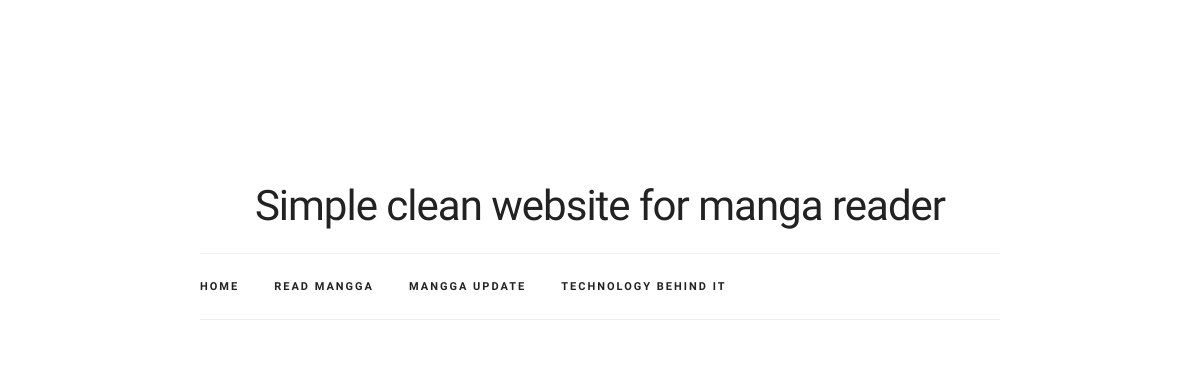
The app's page /mangareader/, older data.
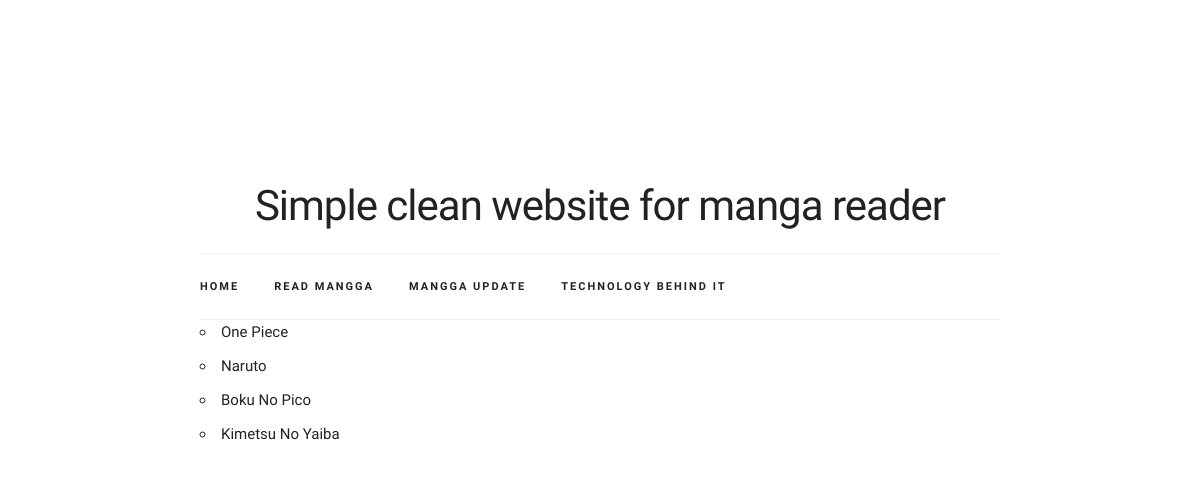
The same page, newer data.
### mangareader/models.py (models this page shows, shortened)
class MangaList(models.Model):
    title = models.CharField(max_length=200)
    author = models.ForeignKey(
        'auth.User',
        on_delete=models.CASCADE,
        )
    body = models.TextField()

### mangareader/views.py (the view)
# urls.py: path('', MangaReaderView.as_view(), name='mangareader')
class MangaReaderView(ListView):
    model = MangaList
    template_name = "mangareader/mangareader.html"
    context_object_name = "manga_list"

### templates/mangareader/mangareader.html
{% extends 'base.html' %}
{% block content %}
<ul>
	{% for manga in manga_list %}
	<li>{{ manga.title }}</li>
	{% endfor %}
</ul>
{% endblock content %}

### templates/base.html (shortened to what this page needs)
{% load static %}
<!DOCTYPE html>
<html lang="en">
<head>
  <link rel="stylesheet" href="{% static "css/normalize.css" %}">
  <link rel="stylesheet" href="{% static "css/skeleton.css" %}">
  <link rel="stylesheet" href="{% static "css/custom.css" %}">
</head>
<body>
  <div class="container">
	   <div class="header">
	      <h2 class="title">Simple clean website for manga reader</h2>
	<nav class="navbar">
      		<div class="container">
        		<ul class="navbar-list">
          		<li class="navbar-item"><a class="navbar-link" href="/">Home</a></li>
          		<li class="navbar-item"><a class="navbar-link" href="/mangareader">Read Mangga</a></li>
          		<li class="navbar-item"><a class="navbar-link" href="#">Mangga Update</a></li>
          		<li class="navbar-item"><a class="navbar-link" href="#">Technology behind it</a></li>
        		</ul>
      		</div>
    	</nav>
	</div>
	<div class="row">
		        {% block content %}
		        {% endblock content %}
  </div>
  </div>
</body>
</html>

### static/css/skeleton.css (style rules this page uses)
.container { position: relative; width: 100%; max-width: 960px; margin: 0 auto; padding: 0 20px; box-sizing: border-box; }
@media (min-width: 400px) { .container { width: 85%; padding: 0; } }
@media (min-width: 550px) { .container { width: 80%; } }
html { font-size: 62.5%; }
body { font-size: 1.5em; line-height: 1.6; font-weight: 400; font-family: "Raleway", "HelveticaNeue", "Helvetica Neue", Helvetica, Arial, sans-serif; color: #222; }
h1, h2, h3, h4, h5, h6 { margin-top: 0; margin-bottom: 2rem; font-weight: 300; }
h2 { font-size: 3.6rem; line-height: 1.25; letter-spacing: -.1rem; }
@media (min-width: 550px) { h2 { font-size: 4.2rem; } }
a { color: #1EAEDB; }
ul { list-style: circle inside; }
ol, ul { padding-left: 0; margin-top: 0; }
li { margin-bottom: 1rem; }
pre, blockquote, dl, figure, table, p, ul, ol, form { margin-bottom: 2.5rem; }
.container:after, .row:after, .u-cf { content: ""; display: table; clear: both; }

### static/css/custom.css (style rules this page uses)
.container { max-width: 800px; }
.header { margin-top: 6rem; text-align: center; }
.navbar { display: none; }
@media (min-width: 550px) { .header { margin-top: 18rem; } }
@media (min-width: 750px) { .navbar, .navbar-spacer { display: block; width: 100%; height: 6.5rem; background: #fff; z-index: 99; border-top: 1px solid #eee; border-bottom: 1px solid #eee; } }
@media (min-width: 750px) { .navbar > .container { width: 100%; } }
@media (min-width: 750px) { .navbar-list { list-style: none; margin-bottom: 0; } }
@media (min-width: 750px) { .navbar-item { position: relative; float: left; margin-bottom: 0; } }
@media (min-width: 750px) { .navbar-link { text-transform: uppercase; font-size: 11px; font-weight: 600; letter-spacing: .2rem; margin-right: 35px; text-decoration: none; line-height: 6.5rem; color: #222; } }

Row changes from the older to the newer data that the page shows:
added MangaList: title "One Piece"
added MangaList: title "Naruto"
added MangaList: title "Boku No Pico"
added MangaList: title "Kimetsu No Yaiba"
